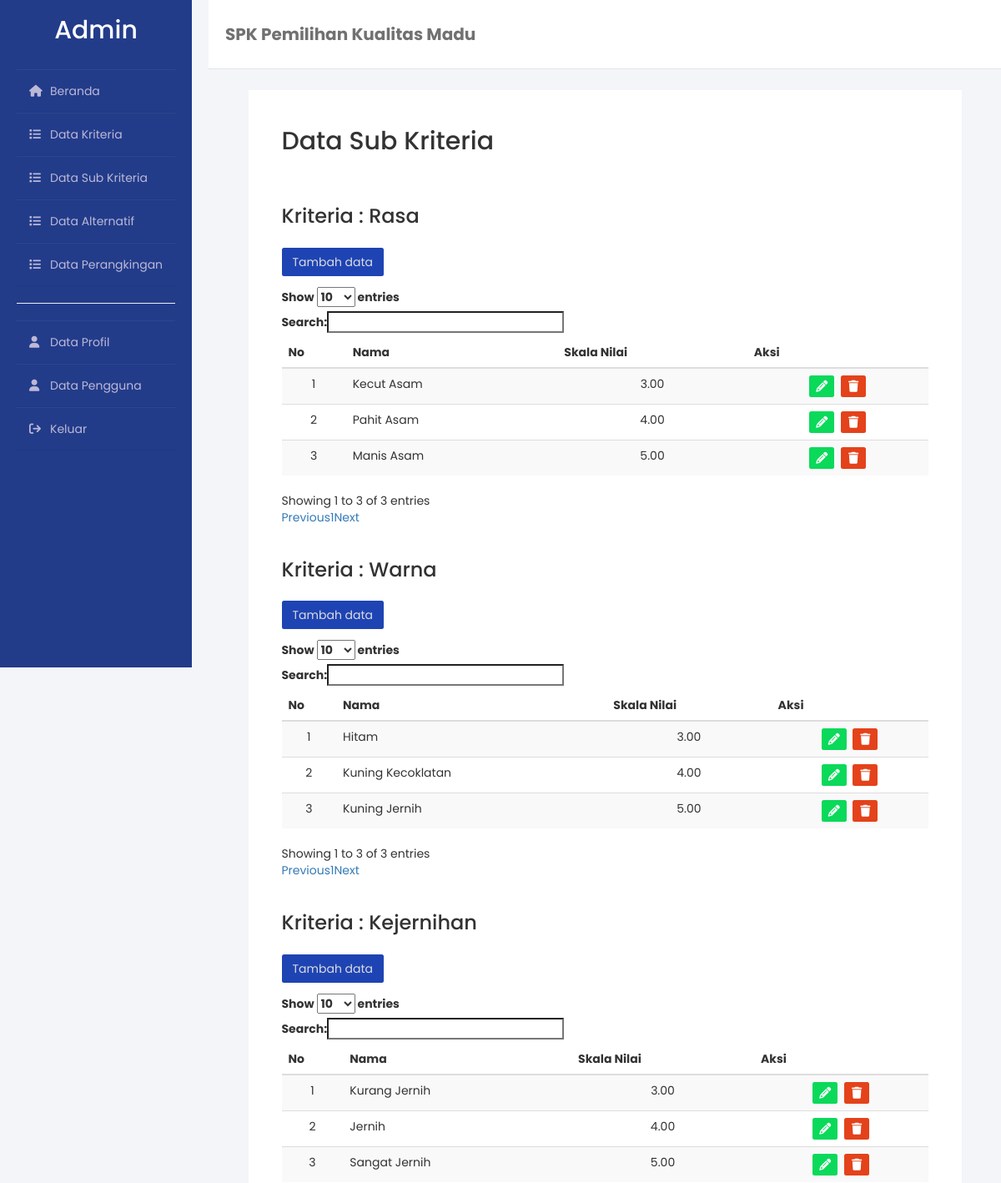
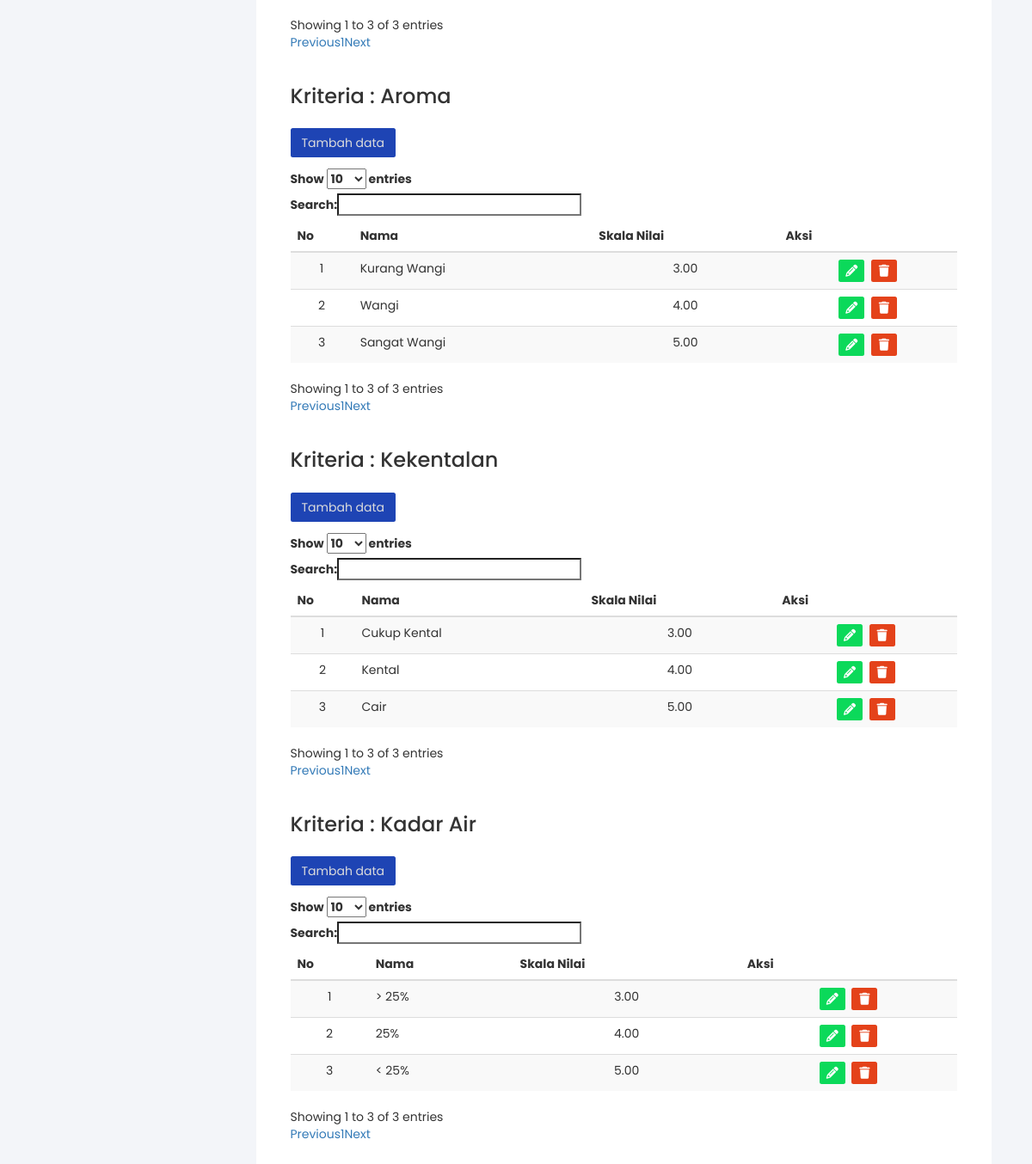
Screenshot of /dataSubKriteria/index.php (signed in) with the database file from the repository (2 pictures, top to bottom).
### tables this page shows
CREATE TABLE `kriteria` (
  `id` int(11) NOT NULL,
  `kode` varchar(255) NOT NULL,
  `nama` varchar(255) NOT NULL,
  `bobot` float(11,2) NOT NULL,
  `jenis` enum('benefit','cost') NOT NULL
);

CREATE TABLE `subkriteria` (
  `id` int(11) NOT NULL,
  `id_kriteria` int(11) NOT NULL,
  `nama` varchar(255) NOT NULL,
  `skala_nilai` float(11,2) NOT NULL
);

### dataSubKriteria/index.php (the view, shortened to what this page needs)
<!DOCTYPE html>
<html lang="en">
<?php
include('../components/koneksi.php');
?>
<head>
    <?php include('../components/head.php') ?>
</head>
<body>
    <div class="wrapper">
        <?php include('../components/sidebar.php') ?>
        <div class="main_content">
            <div class="header">
                <h4>SPK Pemilihan Kualitas Madu</h4>
            </div>
            <div class="box">
                <div class="container-table">
                    <div class="judul">
                        <h2>Data Sub Kriteria</h2>
                    </div>
                    <?php
                    $dataKriteria = mysqli_query($koneksi, "SELECT * FROM kriteria ORDER BY kode") or die(mysqli_error($koneksi));
                    while ($kriteria = mysqli_fetch_array($dataKriteria)) { ?>
                        <h3 style="padding: 20px 0;">Kriteria : <?= $kriteria['nama'] ?></h3>
                        <div class="container-tombol">
                            <a class="tombol-tambah btn" href="tambah.php?kriteria=<?= $kriteria['nama'] ?>" role="button">Tambah data</a>
                        </div>
                        <table class='table table-striped table-hover dataTables'>
                            <thead>
                                <tr>
                                    <th>No</th>
                                    <th>Nama</th>
                                    <th>Skala Nilai</th>
                                    <th>Aksi</th>
                                </tr>
                            </thead>
                            <tbody>
                                <?php
                                $dataSubKriteria = mysqli_query($koneksi, "SELECT * FROM subkriteria WHERE id_kriteria = " . $kriteria['id']) or die(mysqli_error($koneksi));
                                $no = 1;
                                while ($row = mysqli_fetch_array($dataSubKriteria)) {
                                ?>
                                    <tr>
                                        <td class="text-center"><?php echo $no++; ?></td>
                                        <td class="text-left"><?php echo $row['nama']; ?></td>
                                        <td class="text-center"><?php echo $row['skala_nilai']; ?></td>
                                        <td class="text-center">
                                            <div class="text-center">
                                                <a class="btn tombol-edit" href="edit.php?id=<?= $row['id'] ?>"><i class="fas fa-pencil"></i></a>
                                                <a class="btn tombol-hapus" href="hapus.php?id=<?= $row['id'] ?>"><i class="fas fa-trash"></i></a>
                                            </div>
                                        </td>
                                    </tr>
                                <?php } ?>
                            </tbody>
                        </table>
                    <?php } ?>
                </div>
            </div>
        </div>
    </div>
</body>
<link href="https://cdn.datatables.net/1.12.1/css/dataTables.bootstrap.min.css" rel="stylesheet">
</html>

### css/style.css (style rules this page uses)
body { background-color: #f3f5f9; font-family: 'Poppins', sans-serif; }
.wrapper { display: flex; height: 100vh; width: 100%; }
.wrapper .main_content { width: 100%; padding-left: 250px; }
.wrapper .main_content .header { padding: 20px; background: #fff; color: #717171; border-bottom: 1px solid #e0e4e8; }
.header { display: flex; flex-direction: row; align-items: center; }
.header h4 { font-weight: bold; font-size: 20px; }
.box { margin-top: 25px; display: flex; flex-direction: column; justify-content: center; align-items: center; width: 100%; min-height: 75vh; }
.container-table { background: white; padding: 25px 40px; width: 90%; }
.container-table .judul { margin-bottom: 40px; }
.container-table .container-tombol { padding-bottom: 20px; width: 100%; }
.tombol-edit { background-color: #0BD95A; }
.tombol-hapus { background-color: #e4421a; }
.tombol-edit, .tombol-hapus { margin: 0px 2px; padding: 2px; border-radius: 2.5px; display: inline-block; text-align: center; margin-top: 0; width: 30px; color: white; }
.tombol-tambah { width: 100%; border-radius: 2.5px; text-align: center; text-decoration: none !important; display: inline; background-color: rgb(30, 68, 180); color: rgb(220, 220, 220); }

### rows the page displays
kriteria: nama "Rasa"
subkriteria: nama "Kecut Asam", skala_nilai "3.00"
subkriteria: nama "Pahit Asam", skala_nilai "4.00"
subkriteria: nama "Manis Asam", skala_nilai "5.00"
kriteria: nama "Warna"
subkriteria: nama "Hitam", skala_nilai "3.00"
subkriteria: nama "Kuning Kecoklatan", skala_nilai "4.00"
subkriteria: nama "Kuning Jernih", skala_nilai "5.00"
kriteria: nama "Kejernihan"
subkriteria: nama "Kurang Jernih", skala_nilai "3.00"
subkriteria: nama "Jernih", skala_nilai "4.00"
subkriteria: nama "Sangat Jernih", skala_nilai "5.00"
kriteria: nama "Aroma"
subkriteria: nama "Kurang Wangi", skala_nilai "3.00"
subkriteria: nama "Wangi", skala_nilai "4.00"
subkriteria: nama "Sangat Wangi", skala_nilai "5.00"
kriteria: nama "Kekentalan"
subkriteria: nama "Cukup Kental", skala_nilai "3.00"
subkriteria: nama "Kental", skala_nilai "4.00"
subkriteria: nama "Cair", skala_nilai "5.00"
kriteria: nama "Kadar Air"
subkriteria: nama "> 25%", skala_nilai "3.00"
subkriteria: nama "25%", skala_nilai "4.00"
subkriteria: nama "< 25%", skala_nilai "5.00"

### other values shown
$_SESSION['role'] "Admin"
